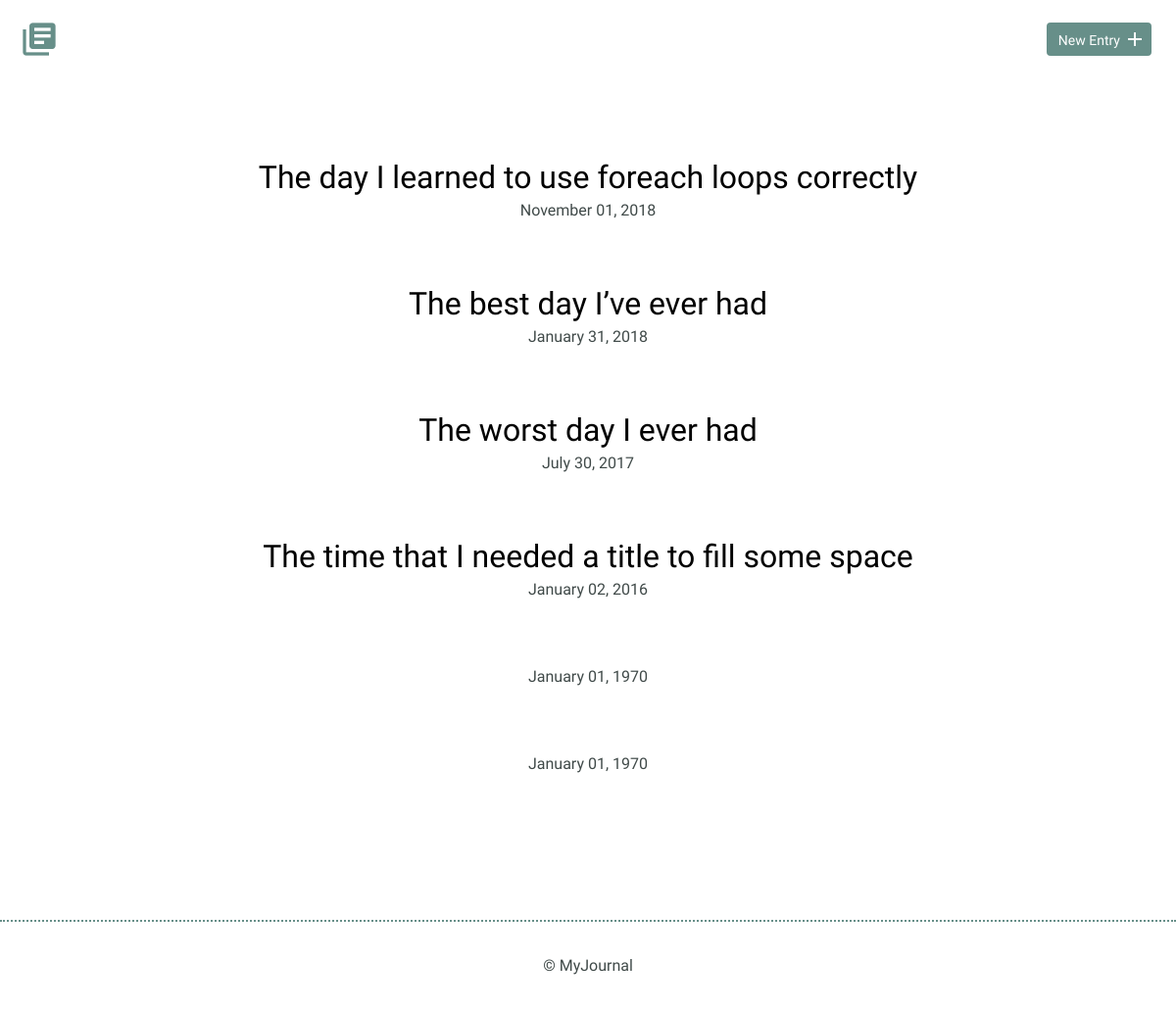
Before: / with the older database file.
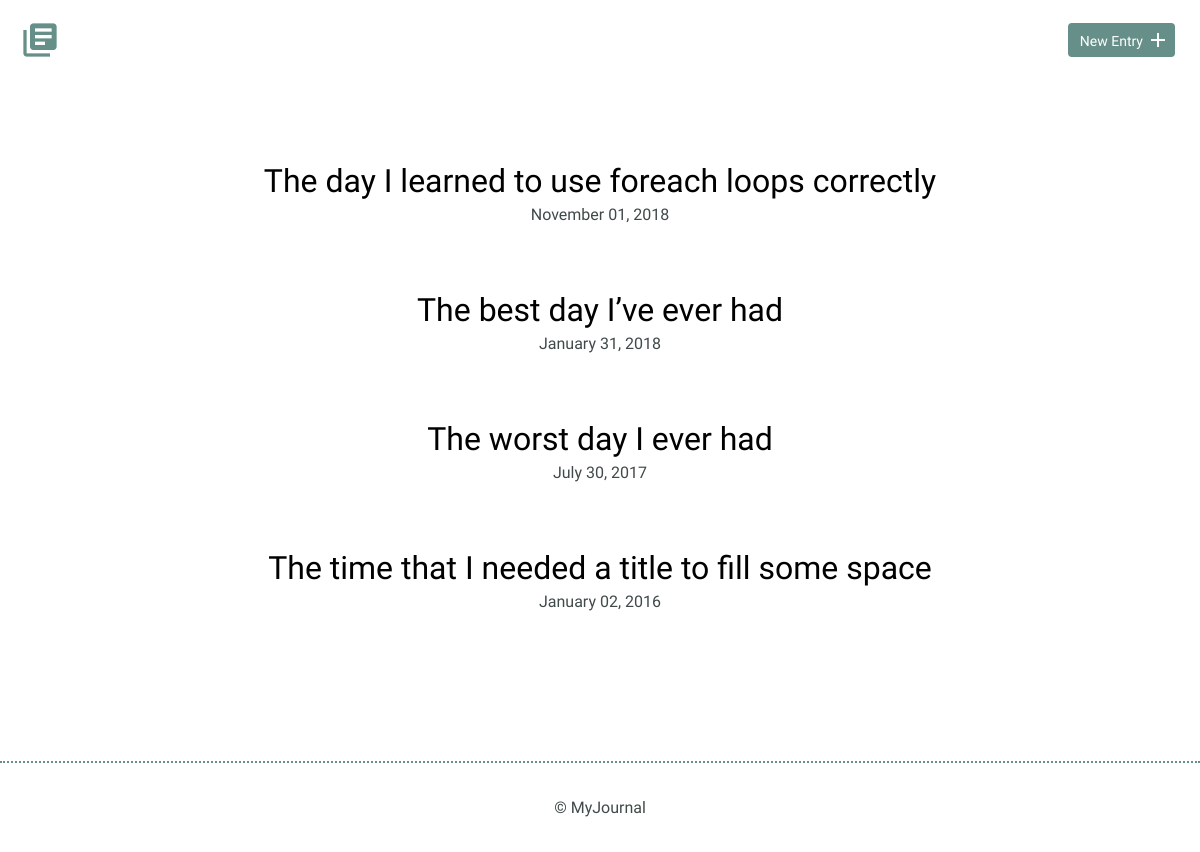
After: the same page with the newer database file.
### tables this page shows
CREATE TABLE "journal" (
	`journal_id`	INTEGER,
	`title`	TEXT,
	`date`	TEXT,
	`time_spent`	INTEGER,
	`entry`	TEXT,
	PRIMARY KEY(`journal_id`)
);

### inc/functions.php (called while the page is built, shortened)
<?php
function list_entries() {
    include('connection.php');
  try {
         return $db->query("SELECT * FROM journal ORDER BY date DESC");
        }  catch (Exception $e) {
      echo "Error: " . $e->getMessage();
      exit;
  }
  return array();
}

### index.php (the view)
<?php
require('inc/connection.php');
include('inc/functions.php');
include('inc/header.php');
?>
      <section>
            <div class="container">
                <div class="entry-list">
                    <?php
              foreach(list_entries() as $entry) {
                      $getdate = $entry['date'];
                      $date = date("F d, Y", strtotime($getdate));
                      echo '<article><h2><a href="detail.php?q='
                      . $entry["journal_id"]
                      . '">' .$entry['title']
                      . '</a></h2>';
                      echo '<time datetime="'
                      . $getdate . '">'
                      . $date . '</time></article>';
                  }
                              ?>
                </div>
            </div>
        </section>
        <?php include('inc/footer.php'); ?>
    </body>
</html>

### inc/header.php (shortened to what this page needs)
<html>
    <head>
        <link rel="stylesheet" href="css/normalize.css">
        <link rel="stylesheet" href="css/site.css">
    </head>
    <body>
        <header>
            <div class="container">
                <div class="site-header">
                    <a class="logo" href="index.php"><i class="material-icons">library_books</i></a>
                    <a class="button icon-right" href="new.php"><span>New Entry</span> <i class="material-icons">add</i></a>
                </div>
            </div>
        </header>

### inc/footer.php
<?php
echo "<footer>
    <div>
        &copy; MyJournal
    </div>
</footer>";
 ?>

### css/site.css (style rules this page uses)
body { font-size: 16px; color: #404a49; font-family: 'Cousine', serif; font-weight: 400; }
.container { margin: 0 auto; padding: 0 25px; }
header .site-header { margin: 0 auto; height: 95px; }
header .logo i { color: #678f89; margin: 20px 0 0 -5px; float: left; font-size: 40px; }
header .button { float: right; margin: 33px 0 0 0; }
footer { text-align: center; padding: 35px 0; border-top: 2px dotted #678f89; }
.button { padding: 8px 10px 6px 10px; background: #678f89; border: 2px solid #678f89; border-radius: 4px; text-decoration: none; color: #FFF; position: relative; text-align: center; font-size: 14px; }
.button.icon-right { padding-right: 30px; top: -10px; }
.button.icon-right i { position: absolute; top: 3px; right: 3px; }
h1, h2, h3 { margin: 0; font-weight: 400; line-height: 1em; color: #000; }
h2 { font-size: 32px; }
h2 a { text-decoration: none; color: #000; }
.entry-list, .edit-entry, .new-entry { max-width: 800px; margin: 0 auto; padding: 70px 0 150px 0; }
.entry-list article { margin-bottom: 70px; text-align: center; }
.entry-list article:last-child { margin-bottom: 0; }
.entry-list article h2 { margin-bottom: 8px; }

Changed rows visible on the page:
removed journal: date "January 01, 1970"
removed journal: date "January 01, 1970"
